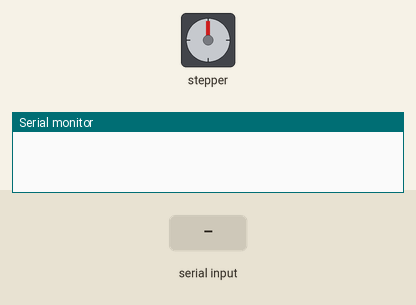
This sketch was run on a simulated Arduino Uno, built with avr-gcc and run on an emulated ATmega328P. Shown: stepper motor, the last lines printed to the serial monitor. The test bench sets the inputs (shaded band). Stepper angles assume 200 steps per turn.

Above: at 1.2 s.
1.3 s: "P90\n" received over Serial
At 3.7 s:
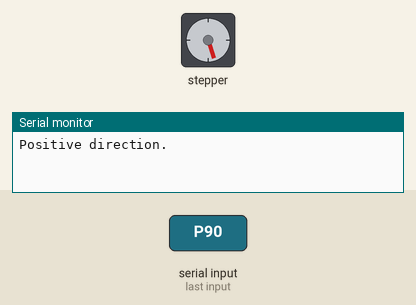
4.2 s: "N90\n" received over Serial
At 5.56 s:
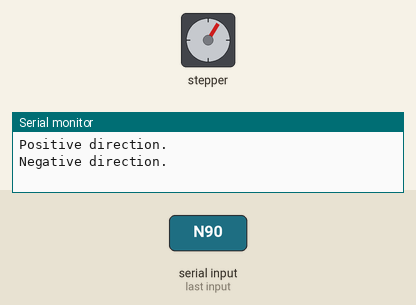
12.6 s: "P,45\n" received over Serial
At 14.2 s:
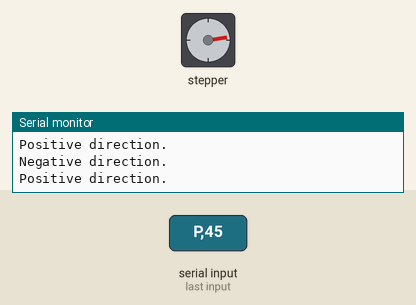
Timing chart, 0 to 15.7 s (numbered marks = the images above; inputs shaded):
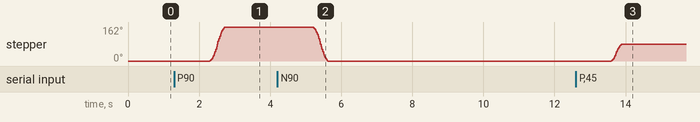

Measured:
- after the input at 1.3 s, stepper: turns 162° clockwise in 0.42 s, starting after 1.0 s
- after the input at 4.2 s, stepper: turns 162° counter-clockwise in 0.42 s, starting after 1.0 s
- after the input at 12.6 s, stepper: turns 81° clockwise in 0.31 s, starting after 1.0 s

The sketch:

DuinoAccel.ino
```cpp
#include <AccelStepper.h>


//User-defined values
long receivedSteps = 0; //Number of steps
long receivedSpeed = 0; //Steps / second
long receivedAcceleration = 0; //Steps / second^2
char receivedCommand;
//-------------------------------------------------------------------------------

int directionMultiplier = 1; // = 1: positive direction, = -1: negative direction
bool newData, runallowed, runallowed1, needcool = false, needcool1 = false; // booleans for new data from serial, and runallowed flag
AccelStepper stepper(AccelStepper::DRIVER, 8, 7);
AccelStepper stepper1(AccelStepper::DRIVER, 6, 5);
const int enblpin = 10;
const int enblpin1 = 11;
void setup()
{
  Serial.begin(115200); //define baud rate

  pinMode(enblpin, OUTPUT);
  pinMode(enblpin1, OUTPUT);

  //setting up some default values for maximum speed and maximum acceleration

  stepper.setMaxSpeed(3200); //SPEED = Steps / second
  stepper.setAcceleration(1600); //ACCELERATION = Steps /(second)^2
  stepper.setEnablePin(10);
  stepper.setPinsInverted(false, false, true);
  stepper.disableOutputs(); //disable outputs

  stepper1.setMaxSpeed(3200); //SPEED = Steps / second
  stepper1.setAcceleration(1600); //ACCELERATION = Steps /(second)^2
  stepper1.setEnablePin(11);
  stepper1.setPinsInverted(false, false, true);
  stepper1.disableOutputs(); //disable outputs
}

void loop()
{
  //Constantly looping through these 2 functions.
  //We only use non-blocking commands, so something else (should also be non-blocking) can be done during the movement of the motor

  checkSerial(); //check serial port for new commands
  RunTheMotor(); //function to handle the motor
  cooling(); //cool the motor
  RunTheMotor1(); //function to handle the motor
  cooling1(); //cool the motor
}


void RunTheMotor() //function for the motor
{
  if (runallowed == true)
  {
    stepper.enableOutputs(); //enable pins
    stepper.run(); //step the motor (this will step the motor by 1 step at each loop)
  }
  else //program enters this part if the runallowed is FALSE, we do not do anything
  {
    stepper.disableOutputs(); //disable outputs
    return;
  }
}
void RunTheMotor1() //function for the motor
{
  if (runallowed1 == true)
  {
    stepper1.enableOutputs(); //enable pins
    stepper1.run(); //step the motor (this will step the motor by 1 step at each loop)
  }
  else //program enters this part if the runallowed is FALSE, we do not do anything
  {
    stepper1.disableOutputs(); //disable outputs
    return;
  }
}

void cooling() // function for the cooling
{
  if (needcool == true)
  {
  if (stepper.isRunning() == false) // check is motor moving or not
  {
    stepper.disableOutputs();
    needcool = false;
  }
  else
  {
    return;
  }
  }
  else
  {
    return;
  }
}
void cooling1() // function for the cooling
{
  if (needcool == true)
  {
  if (stepper1.isRunning() == false) // check is motor moving or not
  {
    stepper1.disableOutputs();
    needcool1 = false;
  }
  else
  {
    return;
  }
  }
  else
  {
    return;
  }
}


void checkSerial() //function for receiving the commands
{
  if (Serial.available() > 0) //if something comes from the computer
  {
    receivedCommand = Serial.read(); // pass the value to the receivedCommad variable
    newData = true; //indicate that there is a new data by setting this bool to true

    if (newData == true) //we only enter this long switch-case statement if there is a new command from the computer
    {
      needcool = true;
      needcool1 = true;
      switch (receivedCommand) //we check what is the command
      {

        case 'P': //P uses the move() function of the AccelStepper library, which means that it moves relatively to the current position.

          receivedSteps = Serial.parseInt(); //value for the steps
          receivedSpeed = Serial.parseInt(); //value for the speed
          directionMultiplier = 1; //We define the direction
          Serial.println("Positive direction."); //print the action
          RotateRelative(); //Run the function

          //example: P2000 400 - 2000 steps (5 revolution with 400 step/rev microstepping) and 400 steps/s speed

          break;

        case 'N': //N uses the move() function of the AccelStepper library, which means that it moves relatively to the current position.

          receivedSteps = Serial.parseInt(); //value for the steps
          receivedSpeed = Serial.parseInt(); //value for the speed
          directionMultiplier = -1; //We define the direction
          Serial.println("Negative direction."); //print action
          RotateRelative(); //Run the function

          //example: N2000 400 - 2000 steps (5 revolution with 400 step/rev microstepping) and 500 steps/s speed; will rotate in the other direction

          break;

        case 'R':

          receivedSteps = Serial.parseInt(); //value for the steps
          receivedSpeed = Serial.parseInt(); //value for the speed
          directionMultiplier = -1; //We define the direction
          Serial.println("Negative direction."); //print action
          RotateRelative1(); //Run the function
          //example: R800 400 - It moves to the position which is located at +800 steps away from 0.
          break;

        case 'r':

          receivedSteps = Serial.parseInt(); //value for the steps
          receivedSpeed = Serial.parseInt(); //value for the speed
          directionMultiplier = 1; //We define the direction
          Serial.println("Positive direction."); //print the action
          RotateRelative1(); //Run the function

          //example: r800 400 - It moves to the position which is located at -800 steps away from 0.
          break;

        case 'S': // Stops the motor

          stepper.stop(); //stop motor
          stepper.disableOutputs(); //disable power
          Serial.println("Stopped."); //print action
          runallowed = false; //disable running
          runallowed1 = false;
          break;

        case 'A': // Updates acceleration

          runallowed = false; //we still keep running disabled, since we just update a variable
          runallowed1 = false;
          stepper.disableOutputs(); //disable power
          stepper1.disableOutputs(); //disable power
          receivedAcceleration = Serial.parseInt(); //receive the acceleration from serial
          stepper.setAcceleration(receivedAcceleration); //update the value of the variable
          stepper1.setAcceleration(receivedAcceleration); //update the value of the variable
          Serial.print("New acceleration value: "); //confirm update by message
          Serial.println(receivedAcceleration); //confirm update by message
          break;

        case 'U':

          runallowed = false; //we still keep running disabled
          runallowed1 = false;
          stepper.disableOutputs(); //disable power
          stepper1.disableOutputs(); //disable power
          stepper.setCurrentPosition(0); //Reset current position. "new home"
          stepper1.setCurrentPosition(0); //Reset current position. "new home"
          Serial.print("The current position is updated to: "); //Print message
          Serial.println(stepper.currentPosition()); //Check position after reset.
          break;


        default:

          break;
      }
    }
    //after we went through the above tasks, newData is set to false again, so we are ready to receive new commands again.
    newData = false;
  }
}


void GoHome()
{
  if (stepper.currentPosition() == 0)
  {
    Serial.println("We are at the home position.");
    stepper.disableOutputs(); //disable power
  }
  else
  {
    stepper.setMaxSpeed(400); //set speed manually to 400. In this project 400 is 400 step/sec = 1 rev/sec.
    stepper.moveTo(0); //set abolute distance to move
  }
}

void RotateRelative()
{
  //We move X steps from the current position of the stepper motor in a given direction.
  //The direction is determined by the multiplier (+1 or -1)

  runallowed = true; //allow running - this allows entering the RunTheMotor() function.
  stepper.setMaxSpeed(receivedSpeed); //set speed
  stepper.move(directionMultiplier * receivedSteps); //set relative distance and direction

}

void RotateRelative1()
{
  //We move X steps from the current position of the stepper motor in a given direction.
  //The direction is determined by the multiplier (+1 or -1)

  runallowed1 = true; //allow running - this allows entering the RunTheMotor() function.
  stepper1.setMaxSpeed(receivedSpeed); //set speed
  stepper1.move(directionMultiplier * receivedSteps); //set relative distance and direction

}

void RotateAbsolute()
{
  //We move to an absolute position.
  //The AccelStepper library keeps track of the position.
  //The direction is determined by the multiplier (+1 or -1)


  runallowed = true; //allow running - this allows entering the RunTheMotor() function.
  stepper.setMaxSpeed(receivedSpeed); //set speed
  stepper.moveTo(directionMultiplier * receivedSteps); //set relative distance
}
```
